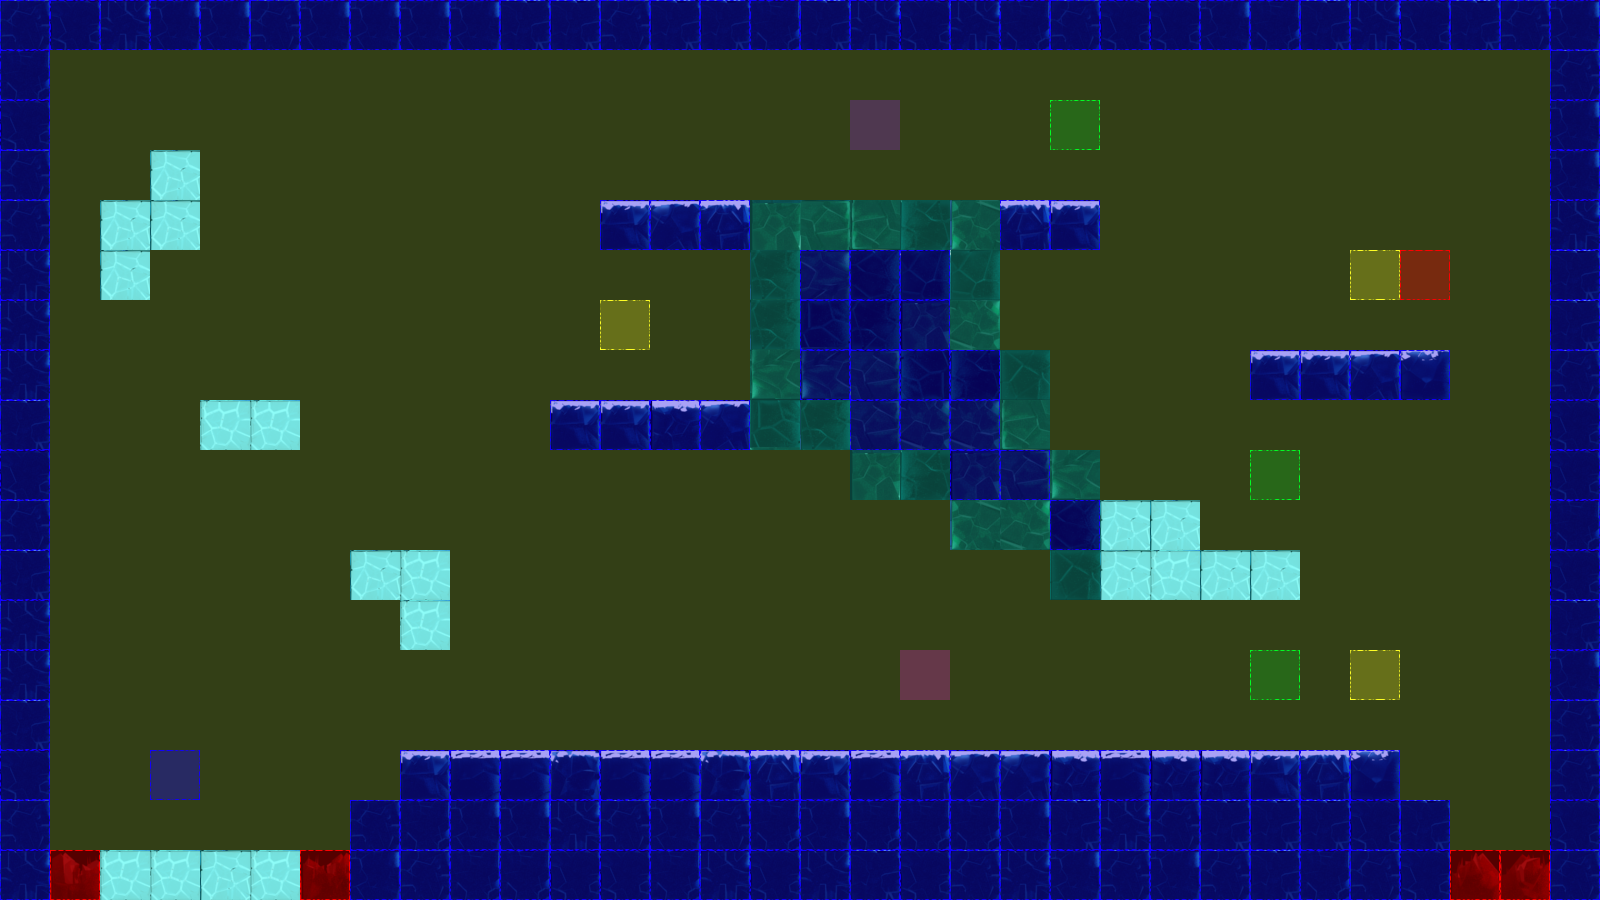

Rendered tile map (Tiled .tmx) drawn with the repository's tilesets; below, a short description and the map source with its tile grids summarised:
An orthogonal 32x18 tile map with 50x50 px tiles, 3 tile layers (terrain, collision, event), 2 tilesets.

<map version="1.0" orientation="orthogonal" renderorder="left-up" width="32" height="18" tilewidth="50" tileheight="50" nextobjectid="3">
 <tileset firstgid="1" name="frozenPlainsTile" tilewidth="50" tileheight="50" tilecount="50" columns="10">
  <image source="tiles/iceTile.png" width="500" height="251" />
 </tileset>
 <tileset firstgid="51" name="collisionTile" tilewidth="50" tileheight="50" tilecount="12" columns="3">
  <image source="tiles/collisionTile.png" width="150" height="200" />
 </tileset>
 <layer name="terrain" width="32" height="18">
  <data>[576 cells, 202 non-empty, 33 distinct tile ids]</data>
 </layer>
 <layer name="collision" width="32" height="18">
  <data>[576 cells, 576 non-empty, 4 distinct tile ids]</data>
 </layer>
 <layer name="event" width="32" height="18">
  <data>[576 cells, 10 non-empty, 6 distinct tile ids]</data>
 </layer>
</map>
